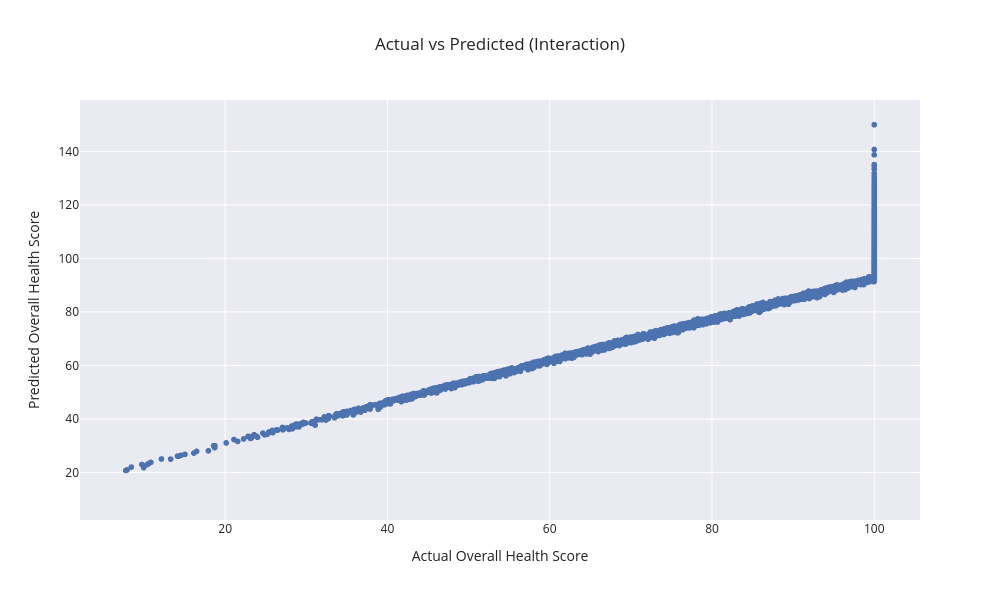

Notebook code for this chart:
### Code cell
fig = px.scatter(
    x = y_test,
    y=y_pred,
    labels={'x':'Actual Overall Health Score', 'y':'Predicted Overall Health Score'},
    title='Actual vs Predicted (Interaction)',
    width=1000,
    height=600,
    template='seaborn'
)

fig.add_shape(
    type = 'line',
    x0=y.min(), y0=y.min(),
    x1=y.max(), y1=y.max(),
    line=dict(dash='dash')
)

fig

### Figure 1 — Plotly figure (JSON) as saved in the notebook; plotly's stock layout.template omitted (floating-point values rounded to 4 significant figures; data arrays with more than 128 entries replaced by an {"elided": "..."} marker saying what was removed)
{"data": [{"hovertemplate": "Actual Overall Health Score=%{x}<br>Predicted Overall Health Score=%{y}<extra></extra>", "legendgroup": "", "marker": {"color": "rgb(76,114,176)", "symbol": "circle"}, "mode": "markers", "name": "", "showlegend": false, "type": "scattergl", "x": {"elided": "4000 float values"}, "xaxis": "x", "y": {"elided": "4000 float values"}, "yaxis": "y"}], "layout": {"height": 600, "legend": {"tracegroupgap": 0}, "shapes": [{"line": {"dash": "dash"}, "type": "line", "x0": 2.217, "x1": 100, "y0": 2.217, "y1": 100}], "title": {"text": "Actual vs Predicted (Interaction)"}, "width": 1000, "xaxis": {"anchor": "y", "autorange": true, "domain": [0, 1], "range": [2.1, 105.6], "title": {"text": "Actual Overall Health Score"}, "type": "linear"}, "yaxis": {"anchor": "x", "autorange": true, "domain": [0, 1], "range": [2.217, 159.2], "title": {"text": "Predicted Overall Health Score"}, "type": "linear"}}}
